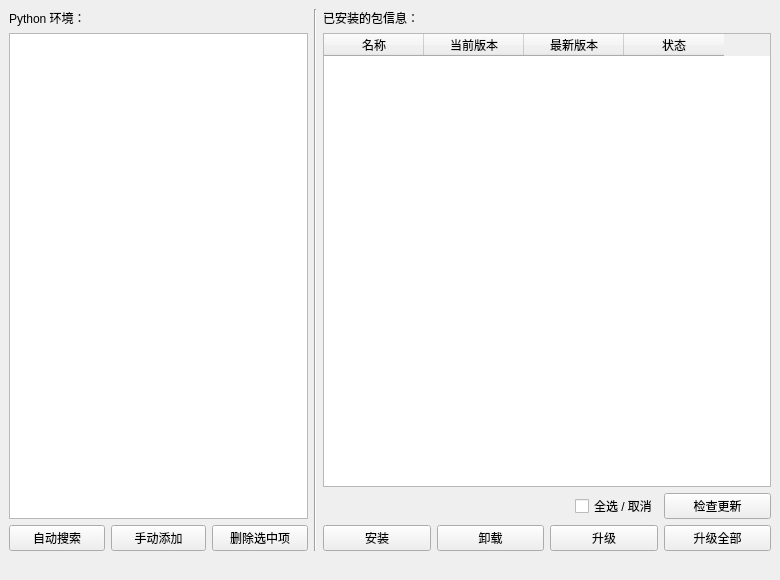
<?xml version="1.0" encoding="UTF-8"?>
<ui version="4.0">
 <class>package_manager</class>
 <widget class="QMainWindow" name="package_manager">
  <property name="windowModality">
   <enum>Qt::ApplicationModal</enum>
  </property>
  <property name="geometry">
   <rect>
    <x>0</x>
    <y>0</y>
    <width>780</width>
    <height>580</height>
   </rect>
  </property>
  <property name="font">
   <font>
    <family>Microsoft YaHei UI</family>
   </font>
  </property>
  <property name="windowTitle">
   <string>包管理器</string>
  </property>
  <widget class="QWidget" name="centralwidget">
   <layout class="QVBoxLayout" name="verticalLayout_4">
    <item>
     <layout class="QVBoxLayout" name="verticalLayout_3">
      <item>
       <layout class="QHBoxLayout" name="horizontalLayout_4" stretch="2,0,3">
        <item>
         <layout class="QVBoxLayout" name="verticalLayout_2">
          <item>
           <widget class="QLabel" name="lb_python_dir">
            <property name="toolTip">
             <string>显示当前搜索到的/用户添加的Python目录路径。</string>
            </property>
            <property name="text">
             <string>Python 环境：</string>
            </property>
           </widget>
          </item>
          <item>
           <widget class="QListWidget" name="lw_env_list">
            <property name="contextMenuPolicy">
             <enum>Qt::NoContextMenu</enum>
            </property>
            <property name="toolTip">
             <string>显示当前搜索到的/用户添加的Python目录路径。</string>
            </property>
            <property name="editTriggers">
             <set>QAbstractItemView::NoEditTriggers</set>
            </property>
           </widget>
          </item>
          <item>
           <layout class="QHBoxLayout" name="horizontalLayout">
            <item>
             <widget class="QPushButton" name="btn_autosearch">
              <property name="toolTip">
               <string>自动搜索常用安装位置中的Python目录并将路径添加到Python环境列表保存。</string>
              </property>
              <property name="text">
               <string>自动搜索</string>
              </property>
             </widget>
            </item>
            <item>
             <widget class="QPushButton" name="btn_addmanully">
              <property name="toolTip">
               <string>手动将Python目录路径添加到本Python环境列表以便下次使用。</string>
              </property>
              <property name="text">
               <string>手动添加</string>
              </property>
             </widget>
            </item>
            <item>
             <widget class="QPushButton" name="btn_delselected">
              <property name="toolTip">
               <string>将本Python环境列表中的选中项移除(仅从本Python环境列表中移除，不会删除本机Python目录)。</string>
              </property>
              <property name="text">
               <string>删除选中项</string>
              </property>
             </widget>
            </item>
           </layout>
          </item>
         </layout>
        </item>
        <item>
         <widget class="Line" name="line">
          <property name="orientation">
           <enum>Qt::Vertical</enum>
          </property>
         </widget>
        </item>
        <item>
         <layout class="QVBoxLayout" name="verticalLayout">
          <item>
           <widget class="QLabel" name="lb_installed_pkgs_info">
            <property name="toolTip">
             <string>选中的Python环境中已安装的包名、当前版本、最新版本、安装状态信息。</string>
            </property>
            <property name="text">
             <string>已安装的包信息：</string>
            </property>
           </widget>
          </item>
          <item>
           <widget class="QTableWidget" name="tw_installed_info">
            <property name="palette">
             <palette>
              <active>
               <colorrole role="Highlight">
                <brush brushstyle="SolidPattern">
                 <color alpha="255">
                  <red>0</red>
                  <green>170</green>
                  <blue>255</blue>
                 </color>
                </brush>
               </colorrole>
               <colorrole role="HighlightedText">
                <brush brushstyle="SolidPattern">
                 <color alpha="255">
                  <red>47</red>
                  <green>47</green>
                  <blue>47</blue>
                 </color>
                </brush>
               </colorrole>
              </active>
              <inactive>
               <colorrole role="Highlight">
                <brush brushstyle="SolidPattern">
                 <color alpha="255">
                  <red>0</red>
                  <green>170</green>
                  <blue>255</blue>
                 </color>
                </brush>
               </colorrole>
               <colorrole role="HighlightedText">
                <brush brushstyle="SolidPattern">
                 <color alpha="255">
                  <red>0</red>
                  <green>0</green>
                  <blue>0</blue>
                 </color>
                </brush>
               </colorrole>
              </inactive>
              <disabled>
               <colorrole role="Highlight">
                <brush brushstyle="SolidPattern">
                 <color alpha="255">
                  <red>190</red>
                  <green>190</green>
                  <blue>190</blue>
                 </color>
                </brush>
               </colorrole>
               <colorrole role="HighlightedText">
                <brush brushstyle="SolidPattern">
                 <color alpha="255">
                  <red>255</red>
                  <green>255</green>
                  <blue>255</blue>
                 </color>
                </brush>
               </colorrole>
              </disabled>
             </palette>
            </property>
            <property name="contextMenuPolicy">
             <enum>Qt::NoContextMenu</enum>
            </property>
            <property name="editTriggers">
             <set>QAbstractItemView::NoEditTriggers</set>
            </property>
            <property name="selectionMode">
             <enum>QAbstractItemView::MultiSelection</enum>
            </property>
            <property name="selectionBehavior">
             <enum>QAbstractItemView::SelectRows</enum>
            </property>
            <property name="cornerButtonEnabled">
             <bool>false</bool>
            </property>
            <property name="columnCount">
             <number>4</number>
            </property>
            <attribute name="horizontalHeaderHighlightSections">
             <bool>false</bool>
            </attribute>
            <attribute name="verticalHeaderHighlightSections">
             <bool>false</bool>
            </attribute>
            <column>
             <property name="text">
              <string>名称</string>
             </property>
            </column>
            <column>
             <property name="text">
              <string>当前版本</string>
             </property>
            </column>
            <column>
             <property name="text">
              <string>最新版本</string>
             </property>
            </column>
            <column>
             <property name="text">
              <string>状态</string>
             </property>
            </column>
           </widget>
          </item>
          <item>
           <layout class="QGridLayout" name="glo_table_btns">
            <item row="0" column="3">
             <widget class="QPushButton" name="btn_check_for_updates">
              <property name="toolTip">
               <string>检查选中的Python环境中的所有模块的最新版本，有新版本则在&quot;最新版本&quot;列中显示版本号。</string>
              </property>
              <property name="text">
               <string>检查更新</string>
              </property>
             </widget>
            </item>
            <item row="1" column="0">
             <widget class="QPushButton" name="btn_install_package">
              <property name="toolTip">
               <string>将输入的包名安装到选中的Python环境中。
多个包名请用空格隔开，支持输入与pip命令install选项相同的参数。</string>
              </property>
              <property name="text">
               <string>安装</string>
              </property>
             </widget>
            </item>
            <item row="1" column="1">
             <widget class="QPushButton" name="btn_uninstall_package">
              <property name="toolTip">
               <string>将表格中选中的包卸载(仅从选中的Python环境中卸载)。
注意，卸载时表格中的条目支持多选。</string>
              </property>
              <property name="text">
               <string>卸载</string>
              </property>
             </widget>
            </item>
            <item row="1" column="2">
             <widget class="QPushButton" name="btn_upgrade_package">
              <property name="toolTip">
               <string>升级表格中被选中的包。
注意，被选中的包如果没有新版本则不升级，支持多选。</string>
              </property>
              <property name="text">
               <string>升级</string>
              </property>
             </widget>
            </item>
            <item row="1" column="3">
             <widget class="QPushButton" name="btn_upgrade_all">
              <property name="toolTip">
               <string>升级表格中列出的所有显示有新版本的包。
使用此功能前请先点击&quot;检查更新&quot;按钮以检查是否有新版本，再点击此按钮升级。</string>
              </property>
              <property name="text">
               <string>升级全部</string>
              </property>
             </widget>
            </item>
            <item row="0" column="2">
             <layout class="QHBoxLayout" name="horizontalLayout_2">
              <item>
               <widget class="QLabel" name="label_2">
                <property name="text">
                 <string/>
                </property>
               </widget>
              </item>
              <item>
               <widget class="QCheckBox" name="cb_check_uncheck_all">
                <property name="text">
                 <string>全选 / 取消</string>
                </property>
               </widget>
              </item>
             </layout>
            </item>
            <item row="0" column="0" colspan="2">
             <widget class="QLabel" name="lb_num_selected_items">
              <property name="font">
               <font>
                <family>Microsoft YaHei UI</family>
                <pointsize>8</pointsize>
               </font>
              </property>
             </widget>
            </item>
           </layout>
          </item>
         </layout>
        </item>
       </layout>
      </item>
      <item>
       <layout class="QHBoxLayout" name="horizontalLayout_3" stretch="9,0">
        <item>
         <widget class="QLabel" name="lb_loading_gif">
          <property name="alignment">
           <set>Qt::AlignRight|Qt::AlignTrailing|Qt::AlignVCenter</set>
          </property>
         </widget>
        </item>
        <item>
         <widget class="QLabel" name="lb_loading_tip">
          <property name="alignment">
           <set>Qt::AlignRight|Qt::AlignTrailing|Qt::AlignVCenter</set>
          </property>
         </widget>
        </item>
       </layout>
      </item>
     </layout>
    </item>
   </layout>
  </widget>
 </widget>
 <resources/>
 <connections/>
</ui>
